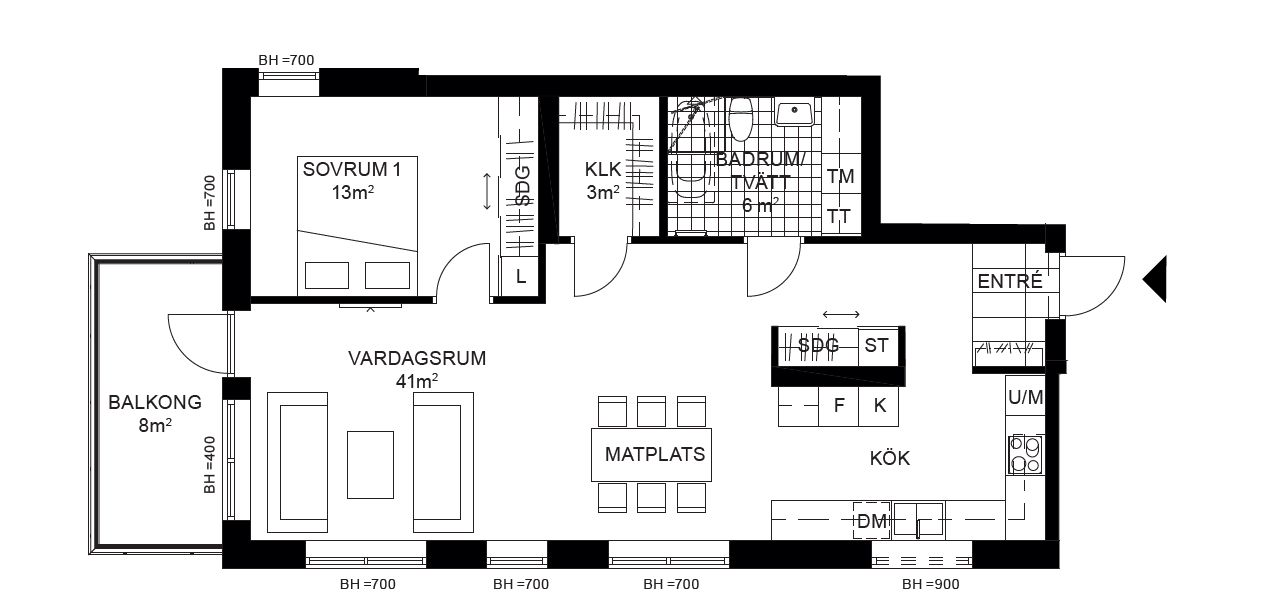
#> input picture R-zipp/BlueprintToBlendLIb/Calibrations/wallcalibration.png, 1261 x 611 px; its folder holds only this picture in this run
$ python -i data_condtrol_.py   (imports and definitions only)
#> lines starting #> are read from the running program, lines starting #| are printed output that depends on the picture; after the words box and inside, x2 and y2 are one past the last pixel; in counts of white or black regions, pixels touching at a corner belong together
### HandToBlueprint/create_dataset/detect.py
import cv2
import numpy as np


def outer_contours(detect_img, output_img=None, color=[255, 255, 255]):
    OUTER_CONTOURS_TRESHOLD = [230, 255]
    PRECISE_BOXES_ACCURACY = 0.001

    ret, thresh = cv2.threshold(
        detect_img,
        OUTER_CONTOURS_TRESHOLD[0],
        OUTER_CONTOURS_TRESHOLD[1],
        cv2.THRESH_BINARY_INV,
    )

    contours, hierarchy = cv2.findContours(
        thresh.copy(), cv2.RETR_EXTERNAL, cv2.CHAIN_APPROX_SIMPLE
    )

    largest_contour_area = 0
    for cnt in contours:
        if cv2.contourArea(cnt) > largest_contour_area:
            largest_contour_area = cv2.contourArea(cnt)
            largest_contour = cnt

    epsilon = PRECISE_BOXES_ACCURACY * cv2.arcLength(largest_contour, True)
    approx = cv2.approxPolyDP(largest_contour, epsilon, True)
    if output_img is not None:
        output_img = cv2.drawContours(output_img, [approx], 0, color)
    return approx, output_img


# [63 lines left out: functions wall_filter, precise_boxes, not called in this run]

### HandToBlueprint/create_dataset/data_condtrol_.py
import cv2
import os
import numpy as np
import detect
import easyocr


class CreateDataset():
    def __init__(self) -> None:
        self.data = None


    # [24 lines left out: functions data_load, remove_text, not called in this run]


    def cutting_image(self, img, pixel=200):
        height, width = img.shape[:2]
        if 3000 < height and 3000 < width:
            img = img[pixel:height-pixel, pixel:width-pixel]

        return img


    # [14 lines left out: functions make_binary, make_grayscale, not called in this run]


    def get_blueprint(self, img, padding_percent=0.2):
        temp_img = img.copy()
        gray = cv2.cvtColor(temp_img,cv2.COLOR_BGR2GRAY)
        contour, c_img = detect.outer_contours(gray, temp_img, color=(255,0,0))

        point_1 = (min([i[0][0] for i in contour]), min([i[0][1] for i in contour]))
        point_2 = (max([i[0][0] for i in contour]), max([i[0][1] for i in contour]))

        rect = img[point_1[1]:point_2[1], point_1[0]:point_2[0]]

        height, width, _ = rect.shape

        padding_width = int(width * padding_percent)
        padding_height = int(height * padding_percent)

        blueprint_img = cv2.copyMakeBorder(rect,
                                        padding_height,
                                        padding_height,
                                        padding_width,
                                        padding_width,
                                        cv2.BORDER_CONSTANT,
                                        value=[255, 255, 255])

        return blueprint_img


    # [52 lines left out: functions proportion_control, resize_image, image_save, not called in this run]


    def parameter_setting(self, limit=150, aspect_ratio = 3/2):
        self.limit = limit
        self.aspect_ratio = aspect_ratio


    def process(self, file, save):
#> called with save = 'out.png'
        self.image = cv2.imread(file)
#> self.image is the input picture: shape (611, 1261, 3); mean B, G, R 229.1, 228.9, 229.1
        cv2.imwrite('temp.PNG', self.image)
        # self.image = self.make_binary(self.image, limit=self.limit)
        # self.image = self.remove_text(self.image)
        # self.image = self.make_grayscale(self.image)
        self.image = self.cutting_image(self.image)

        self.image = self.get_blueprint(self.image)
#> in outer_contours, `ret, thresh = cv2.threshold( detect_img, OUTER_CONTOURS_TRESHOLD[0], O..`:
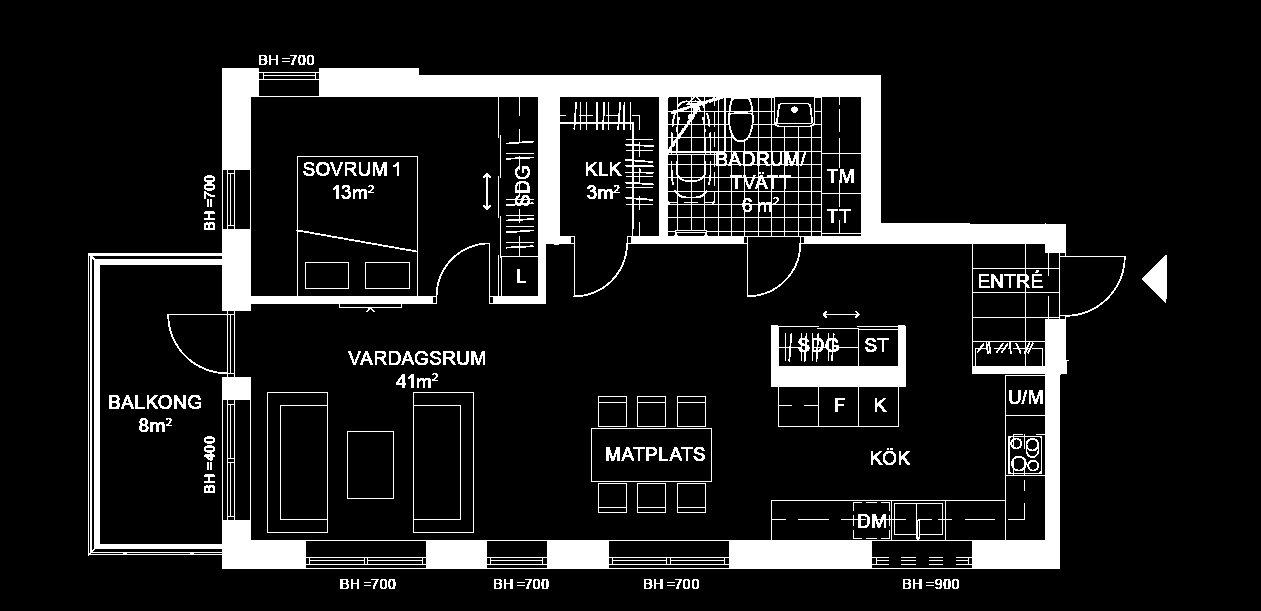
#> thresh: shape (611, 1261); 11.4% white; 165 white regions (31 under 20 px)
#> in outer_contours, `ret, thresh = cv2.threshold( detect_img, OUTER_CONTOURS_TRESHOLD[0], O..`: ret = 230
#> in outer_contours, `contours, hierarchy = cv2.findContours( thresh.copy(), cv2.RETR_EXTERN..`: contours = 43 contours, 17 with area under 20; largest, box (x1, y1, x2, y2) and area: (88, 68, 1126, 569) 431242, (1142, 255, 1167, 303) 596, (204, 175, 215, 191) 120, (340, 579, 349, 589) 68, (204, 222, 215, 230) 67
#> the loop in outer_contours, `for cnt in contours:` made 43 passes
#> largest_contour_area on passes 9, 10, 13, 18, 28, 29, 36: 52, 55, 61, 63, 68, 595.5, 431241.5
#> cnt on passes 1 to 6: [[926, 585], [933, 585]], [[667, 585], [674, 585]], [[517, 585], [524, 585]], [[364, 585], [370, 585]], [[926, 582], [933, 582]], [[667, 582], [674, 582]]
#> after the loop in outer_contours, `for cnt in contours:`: largest_contour = contour of 87 points, box (x1, y1, x2, y2) (88, 68, 1126, 569), area 431242; largest_contour_area = 431241.5
#> in outer_contours, `epsilon = PRECISE_BOXES_ACCURACY * cv2.arcLength(largest_contour, True)`: epsilon = 3.06
#> in outer_contours, `approx = cv2.approxPolyDP(largest_contour, epsilon, True)`: approx = contour of 23 points, box (x1, y1, x2, y2) (88, 68, 1126, 569), area 431494
#> in get_blueprint, `contour, c_img = detect.outer_contours(gray, temp_img, color=(255,0,0))`: contour has the same summary as approx in outer_contours
#> in get_blueprint, `point_1 = (min([i[0][0] for i in contour]), min([i[0][1] for i in cont..`: point_1 = (88, 68)
#> in get_blueprint, `point_2 = (max([i[0][0] for i in contour]), max([i[0][1] for i in cont..`: point_2 = (1125, 568)
#> in get_blueprint, `rect = img[point_1[1]:point_2[1], point_1[0]:point_2[0]]`:
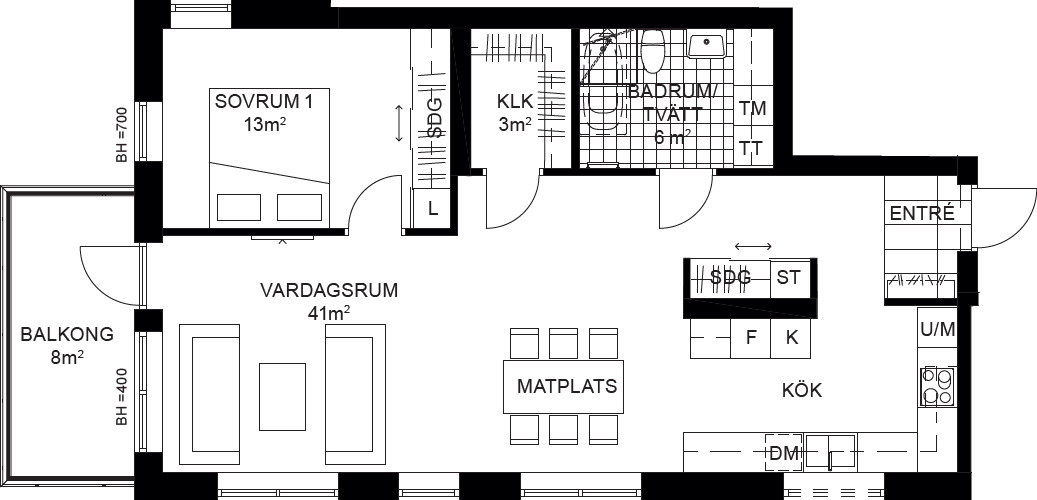
#> rect: shape (500, 1037, 3); mean B, G, R 217.6, 217.3, 217.5
#> in get_blueprint, `blueprint_img = cv2.copyMakeBorder(rect, padding_height, padding_heigh..`:
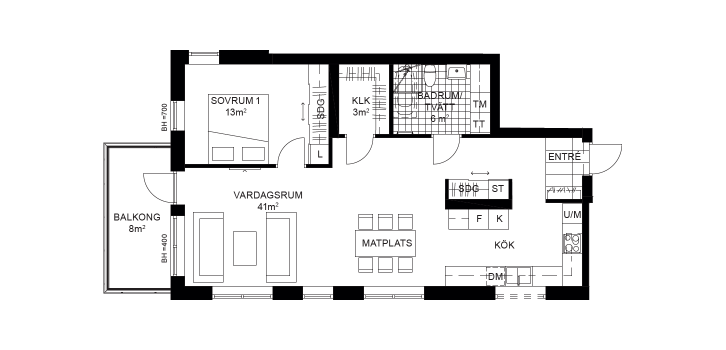
#> blueprint_img: shape (700, 1451, 3) (shown at 1/2 size); mean B, G, R 235.9, 235.8, 235.9
#> (the run stopped early here; a loop or call above may not have finished)
